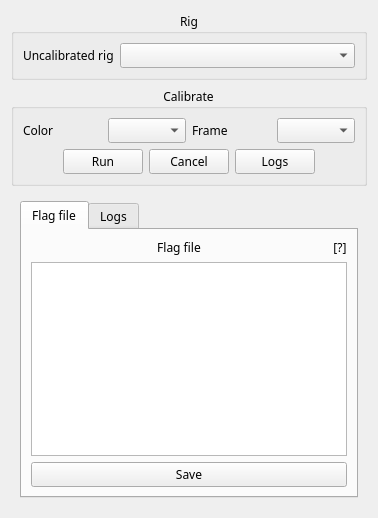
           <widget class="QWidget" name="t_calibrate">
            <attribute name="title">
             <string>1. Calibration</string>
            </attribute>
            <layout class="QGridLayout" name="gridLayout_8">
             <item row="0" column="0">
              <widget class="QGroupBox" name="gb_calibrate_rig">
               <property name="font">
                <font>
                 <family>.SF NS Text</family>
                </font>
               </property>
               <property name="title">
                <string>Rig</string>
               </property>
               <property name="alignment">
                <set>Qt::AlignCenter</set>
               </property>
               <layout class="QGridLayout" name="gridLayout_5">
                <item row="0" column="0">
                 <layout class="QGridLayout" name="gridLayout_22" columnstretch="0,1">
                  <item row="0" column="1">
                   <widget class="QComboBox" name="dd_calibrate_rig_rigs_res">
                    <property name="font">
                     <font>
                      <family>.SF NS Text</family>
                     </font>
                    </property>
                   </widget>
                  </item>
                  <item row="0" column="0">
                   <widget class="QLabel" name="label_calibrate_rig_rigs_res">
                    <property name="text">
                     <string>Uncalibrated rig</string>
                    </property>
                   </widget>
                  </item>
                 </layout>
                </item>
               </layout>
              </widget>
             </item>
             <item row="1" column="0">
              <widget class="QGroupBox" name="gb_calibrate_calibrate">
               <property name="font">
                <font>
                 <family>.SF NS Text</family>
                </font>
               </property>
               <property name="title">
                <string>Calibrate</string>
               </property>
               <property name="alignment">
                <set>Qt::AlignCenter</set>
               </property>
               <layout class="QGridLayout" name="gridLayout_11">
                <item row="0" column="0">
                 <layout class="QGridLayout" name="gridLayout_6">
                  <item row="0" column="0">
                   <widget class="QLabel" name="label_calibrate_calibrate_color">
                    <property name="text">
                     <string>Color</string>
                    </property>
                   </widget>
                  </item>
                  <item row="0" column="1">
                   <widget class="QComboBox" name="dd_calibrate_calibrate_color">
                    <property name="font">
                     <font>
                      <family>.SF NS Text</family>
                     </font>
                    </property>
                   </widget>
                  </item>
                  <item row="0" column="2">
                   <widget class="QLabel" name="label_calibrate_calibrate_frame">
                    <property name="text">
                     <string>Frame</string>
                    </property>
                   </widget>
                  </item>
                  <item row="0" column="3">
                   <widget class="ComboBoxAutocomplete" name="dd_calibrate_calibrate_frame">
                    <property name="font">
                     <font>
                      <family>.SF NS Text</family>
                     </font>
                    </property>
                   </widget>
                  </item>
                 </layout>
                </item>
                <item row="1" column="0">
                 <layout class="QHBoxLayout" name="horizontalLayout_22" stretch="1,1,1,1,1">
                  <item>
                   <spacer name="horizontalSpacer_8">
                    <property name="orientation">
                     <enum>Qt::Horizontal</enum>
                    </property>
                    <property name="sizeHint" stdset="0">
                     <size>
                      <width>40</width>
                      <height>20</height>
                     </size>
                    </property>
                   </spacer>
                  </item>
                  <item>
                   <widget class="QPushButton" name="btn_calibrate_calibrate_run">
                    <property name="font">
                     <font>
                      <family>.SF NS Text</family>
                     </font>
                    </property>
                    <property name="text">
                     <string>Run</string>
                    </property>
                   </widget>
                  </item>
                  <item>
                   <widget class="QPushButton" name="btn_calibrate_calibrate_cancel">
                    <property name="font">
                     <font>
                      <family>.SF NS Text</family>
                     </font>
                    </property>
                    <property name="toolTipDuration">
                     <number>5</number>
                    </property>
                    <property name="text">
                     <string>Cancel</string>
                    </property>
                   </widget>
                  </item>
                  <item>
                   <widget class="QPushButton" name="btn_calibrate_calibrate_logs">
                    <property name="text">
                     <string>Logs</string>
                    </property>
                   </widget>
                  </item>
                  <item>
                   <spacer name="horizontalSpacer_9">
                    <property name="orientation">
                     <enum>Qt::Horizontal</enum>
                    </property>
                    <property name="sizeHint" stdset="0">
                     <size>
                      <width>40</width>
                      <height>20</height>
                     </size>
                    </property>
                   </spacer>
                  </item>
                 </layout>
                </item>
               </layout>
              </widget>
             </item>
             <item row="2" column="0">
              <widget class="QWidget" name="widget_3" native="true">
               <property name="font">
                <font>
                 <family>.SF NS Text</family>
                </font>
               </property>
               <layout class="QGridLayout" name="gridLayout_71">
                <item row="0" column="0">
                 <layout class="QVBoxLayout" name="verticalLayout_6" stretch="0">
                  <item>
                   <widget class="QTabWidget" name="w_calibrate_preview">
                    <property name="font">
                     <font>
                      <family>.SF NS Text</family>
                     </font>
                    </property>
                    <property name="currentIndex">
                     <number>0</number>
                    </property>
                    <widget class="QWidget" name="tab_calibrate_flagfile">
                     <attribute name="title">
                      <string>Flag file</string>
                     </attribute>
                     <layout class="QGridLayout" name="gridLayout_67">
                      <item row="2" column="0">
                       <widget class="QPushButton" name="btn_calibrate_flagfile_save">
                        <property name="font">
                         <font>
                          <family>.SF NS Text</family>
                         </font>
                        </property>
                        <property name="text">
                         <string>Save</string>
                        </property>
                       </widget>
                      </item>
                      <item row="1" column="0">
                       <widget class="QPlainTextEdit" name="text_calibrate_flagfile_edit">
                        <property name="font">
                         <font>
                          <family>.SF NS Text</family>
                         </font>
                        </property>
                       </widget>
                      </item>
                      <item row="0" column="0">
                       <layout class="QHBoxLayout" name="horizontalLayout_11" stretch="1,0">
                        <item>
                         <widget class="QLabel" name="label_calibrate_flagfile_path">
                          <property name="toolTip">
                           <string/>
                          </property>
                          <property name="text">
                           <string>Flag file</string>
                          </property>
                          <property name="alignment">
                           <set>Qt::AlignCenter</set>
                          </property>
                         </widget>
                        </item>
                        <item>
                         <widget class="QLabel" name="label_calibrate_flagfile_tooltip">
                          <property name="font">
                           <font>
                            <family>.SF NS Text</family>
                           </font>
                          </property>
                          <property name="text">
                           <string>[?]</string>
                          </property>
                          <property name="alignment">
                           <set>Qt::AlignCenter</set>
                          </property>
                         </widget>
                        </item>
                       </layout>
                      </item>
                     </layout>
                    </widget>
                    <widget class="QWidget" name="tab_calibrate_log">
                     <attribute name="title">
                      <string>Logs</string>
                     </attribute>
                     <layout class="QGridLayout" name="gridLayout_70">
                      <item row="1" column="0">
                       <widget class="QPushButton" name="btn_calibrate_log_clear">
                        <property name="text">
                         <string>Clear</string>
                        </property>
                       </widget>
                      </item>
                      <item row="0" column="0">
                       <widget class="QPlainTextEdit" name="text_calibrate_log">
                        <property name="font">
                         <font>
                          <family>.SF NS Text</family>
                         </font>
                        </property>
                       </widget>
                      </item>
                     </layout>
                    </widget>
                   </widget>
                  </item>
                 </layout>
                </item>
               </layout>
              </widget>
             </item>
            </layout>
           </widget>
